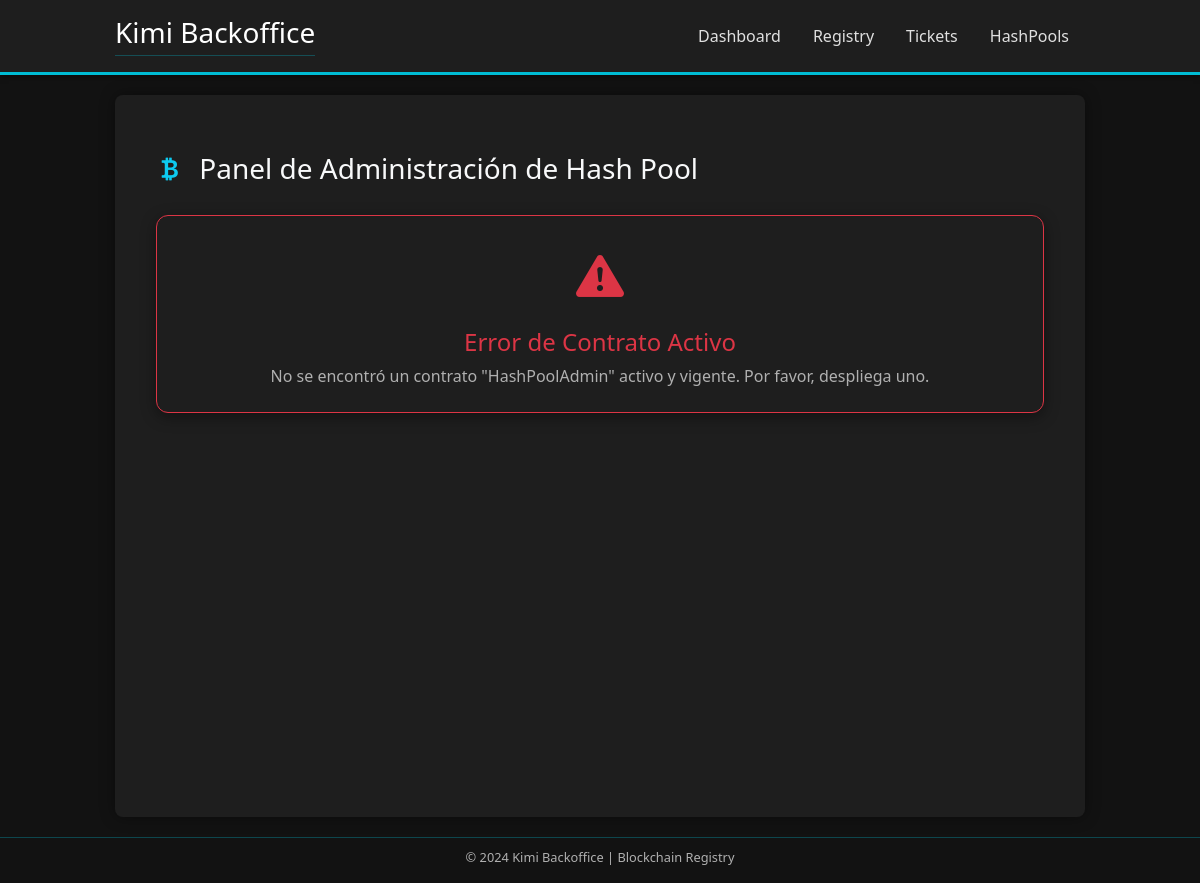
The app's page /hashPool/, older data.
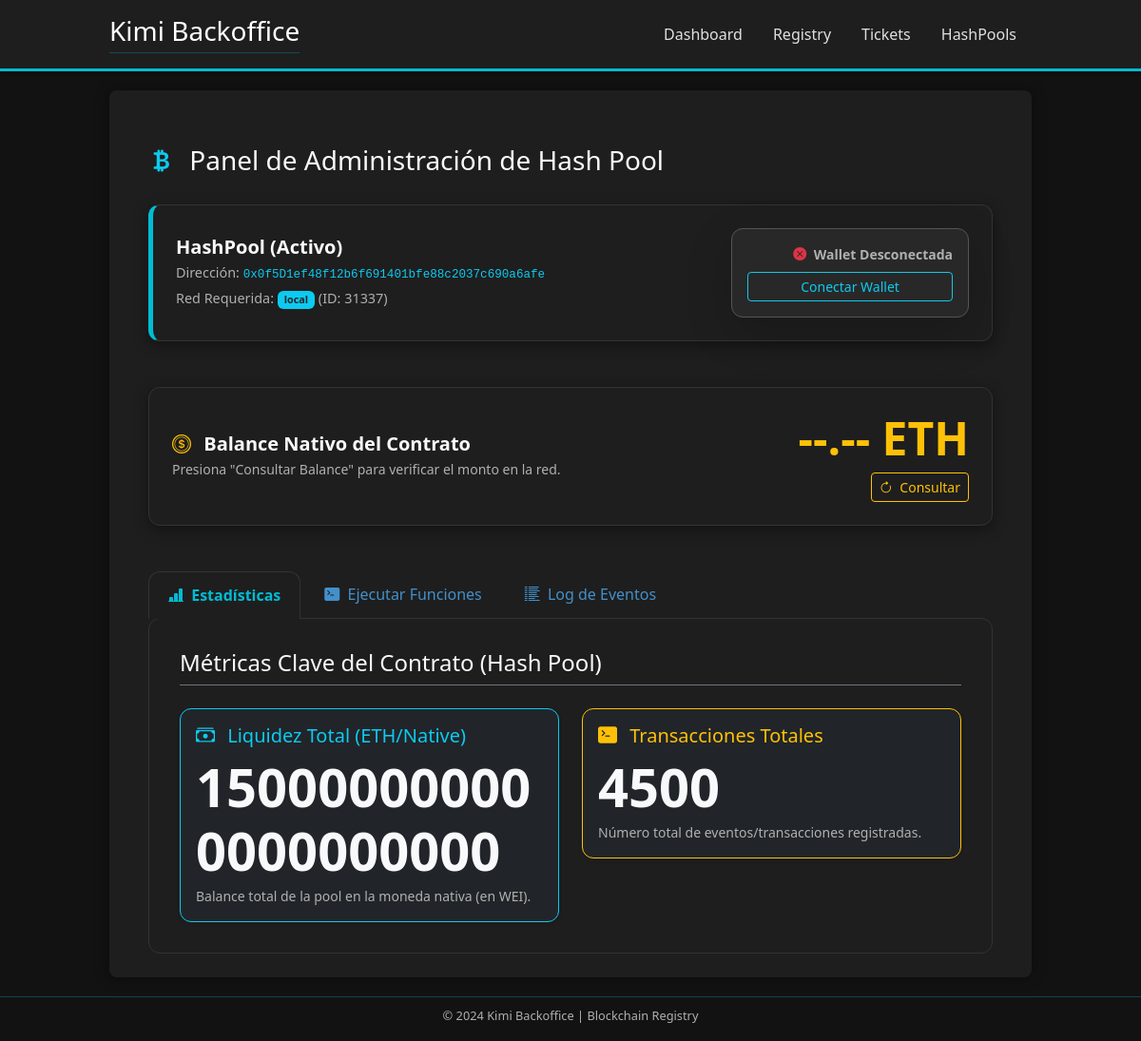
The same page, newer data.
### contractRegistry/models.py (models this page shows, shortened)
class DeployedContract(models.Model):
    contract_version = models.ForeignKey(ContractVersion, on_delete=models.PROTECT, related_name='deployments')
    network = models.ForeignKey(Network, on_delete=models.PROTECT, related_name='deployed_contracts')
    is_current = models.BooleanField(default=False)
    deployerAddress = models.ForeignKey(DeployerAddress, on_delete=models.PROTECT)
    base_contract = models.ForeignKey(BaseContract, on_delete=models.CASCADE, related_name='deployed_instances', editable=False, db_index=False)
    created_at = models.DateTimeField(auto_now_add=True)
    updated_at = models.DateTimeField(auto_now=True)
    params = models.JSONField(blank=True, null=True, help_text="Parámetros del constructor usados en el despliegue.")
    status = models.CharField(
        max_length=15,
        choices=DeploymentStatus.choices,
        default=DeploymentStatus.PENDING_SIGNATURE
    )
    transaction_hash = models.CharField(
        max_length=66,
        null=True,
        blank=True,
        unique=True
    )
    raw_tx_data = models.JSONField(
        null=True,
        blank=True,
        help_text="Datos de la transacción sin firmar, generados por web3.py."
    )
    address = models.CharField(max_length=42, null=True, blank=True)
    gas_used = models.BigIntegerField(null=True, blank=True)
    class Meta:
        constraints = [
            UniqueConstraint(
                fields=['address', 'network'],
                name='unique_address_per_network'
            ),
            UniqueConstraint(
                fields=['network', 'base_contract'],
                condition=Q(is_current=True),
                name='unique_deployment_per_base_contract_per_network'
            )
        ]

class BaseContract(models.Model):
    name = models.CharField(max_length=100, unique=True)
    descripcion = models.TextField(blank=True, help_text="Descripción opcional del contrato base.")
    created_at = models.DateTimeField(auto_now_add=True)

class Network(models.Model):
    name = models.CharField(max_length=100, unique=True)
    rpc_url = models.URLField()
    wss_url = models.URLField(blank=True, null=True)
    chain_id = models.PositiveIntegerField(unique=True)

### hashPool/views.py (the view)
# urls.py: path('', views.hashPoolAdminDashboard, name='index'),
def hashPoolAdminDashboard(request):
    try:
        current_contract = DeployedContract.objects.filter(
            base_contract__name='HashPool',
            is_current = True
        ).latest('updated_at')
    except DeployedContract.DoesNotExist:
        context = {
            'error_message': 'No se encontró un contrato "HashPoolAdmin" activo y vigente. Por favor, despliega uno.'
        }
        return render(request, 'hashpool/hashpool_admin_panel.html', context)
    recent_events = GlobalEventLog.objects.filter(
        deployed_contract=current_contract
    ).order_by('-timestamp')[:10]
    contract_abi = current_contract.contract_version.abi
    total_deposits_burned = 150000000000000000000 # Ejemplo: 150 ETH en WEI
    total_pool_transactions_burned = 4500 # Número de transacciones
    stats = {
        'total_pool_deposits': total_deposits_burned,
        'total_pool_transactions': total_pool_transactions_burned,
    }
    context = {
        'contract': current_contract,
        'recent_events': recent_events,
        'abi': contract_abi,
        'stats': stats,
    }
    return render(request, 'hashpool/hashpool_admin_panel.html', context)

### templates/hashPool/hashpool_admin_panel.html (shortened to what the changed rows need)
{% extends "base.html" %}
{% load static %}
{% block content %}
<div class="centered-container mx-auto dashboard-content">
    <div class="d-flex justify-content-between align-items-center mb-4">
        <h2 class="h3 text-light mb-0" style="border-bottom: none !important;">
            <i class="bi bi-currency-bitcoin me-2 text-info"></i> Panel de Administración de Hash Pool
        </h2>
    </div>
    {% if error_message %}
        <div class="base-card p-4 text-center mt-4 border border-danger">
            <i class="bi bi-exclamation-triangle-fill text-danger" style="font-size: 3rem;"></i>
            <h4 class="text-danger mt-3">Error de Contrato Activo</h4>
            <p class="text-dim mb-0">
                {{ error_message }}
            </p>
        </div>
    {% else %}
        <div class="base-card contract-info-card mb-5 d-flex flex-column flex-md-row justify-content-between align-items-md-center">
            <div class="mb-3 mb-md-0">
                <h5 class="fw-bold text-light mb-1">{{ contract.base_contract.name }} (Activo)</h5>
                <p class="text-dim mb-1" style="font-size: 0.9rem;">
                    Dirección: <code class="text-info">{{ contract.address }}</code>
                </p>
                <p class="text-dim mb-0" style="font-size: 0.9rem;">
                    Red Requerida: <span class="badge bg-info text-dark fw-bold" id="required-network-name">{{ contract.network.name }}</span> (ID: {{ contract.network.chain_id }})
                </p>
            </div>
            <div id="metamask-status-card" class="base-card p-3 shadow-lg border-secondary" style="min-width: 250px;">
                <p class="mb-2 small fw-bold text-dim" id="metamask-status-text">
                    <i class="bi bi-x-circle-fill text-danger me-1"></i> Wallet Desconectada
                </p>
                <button id="connect-metamask-btn" class="btn btn-sm btn-outline-info w-100" onclick="AdminDashboard.connectWallet()">
                    Conectar Wallet
                </button>
            </div>
        </div>
        <div class="row mb-5">
            <div class="col-12">
                <div id="contractBalanceCard" class="base-card p-4 d-flex flex-column flex-md-row justify-content-between align-items-center">
                    <div class="mb-3 mb-md-0">
                        <h5 class="fw-bold text-light mb-1"><i class="bi bi-coin me-2 text-warning"></i> Balance Nativo del Contrato</h5>
                        <p id="balanceStatus" class="text-dim small mb-0">Presiona "Consultar Balance" para verificar el monto en la red.</p>
                    </div>
                    <div class="text-center text-md-end">
                        <p id="contractBalanceDisplay" class="display-5 fw-bolder text-warning mb-2">
                            --.-- ETH
                        </p>
                        <button id="refreshBalanceBtn" class="btn btn-sm btn-outline-warning">
                            <i class="bi bi-arrow-clockwise me-1"></i> Consultar
                        </button>
                    </div>
                </div>
            </div>
        </div>
        <ul class="nav nav-tabs" id="poolTabs" role="tablist">
            <li class="nav-item" role="presentation">
                <button class="nav-link active" id="stats-tab" data-bs-toggle="tab" data-bs-target="#stats" type="button" role="tab" aria-controls="stats" aria-selected="true">
                    <i class="bi bi-bar-chart-line-fill me-1"></i> Estadísticas
                </button>
            </li>
            <li class="nav-item" role="presentation">
                <button class="nav-link" id="execute-tab" data-bs-toggle="tab" data-bs-target="#execute" type="button" role="tab" aria-controls="execute" aria-selected="false">
                    <i class="bi bi-terminal-fill me-1"></i> Ejecutar Funciones
                </button>
            </li>
            <li class="nav-item" role="presentation">
                <button class="nav-link" id="events-tab" data-bs-toggle="tab" data-bs-target="#events" type="button" role="tab" aria-controls="events" aria-selected="false">
                    <i class="bi bi-list-columns-reverse me-1"></i> Log de Eventos
                </button>
            </li>
        </ul>
        <div class="tab-content base-card" id="poolTabsContent">
            <div class="tab-pane fade show active" id="stats" role="tabpanel" aria-labelledby="stats-tab">
                <h4 class="text-light mb-4 border-bottom border-secondary pb-2">Métricas Clave del Contrato (Hash Pool)</h4>
                <div class="row g-4">
                    <div class="col-md-6">
                        <div class="card bg-dark text-light border-info base-card shadow-sm">
                            <div class="card-body">
                                <h5 class="card-title text-info"><i class="bi bi-cash-stack me-2"></i> Liquidez Total (ETH/Native)</h5>
                                <p class="card-text display-4 fw-bold mb-1" id="totalLiquidityDisplay">{{ stats.total_pool_deposits }}</p>
                                <p class="card-text text-dim small">Balance total de la pool en la moneda nativa (en WEI).</p>
                            </div>
                        </div>
                    </div>
                    <div class="col-md-6">
                        <div class="card bg-dark text-light border-warning base-card shadow-sm">
                            <div class="card-body">
                                <h5 class="card-title text-warning"><i class="bi bi-terminal-fill me-2"></i> Transacciones Totales</h5>
                                <p class="card-text display-4 fw-bold mb-1" id="supportedTokensCount">{{ stats.total_pool_transactions }}</p>
                                <p class="card-text text-dim small">Número total de eventos/transacciones registradas.</p>
                            </div>
                        </div>
                    </div>
                </div>
            </div>
        </div>
    {% endif %}
</div>
{% endblock %}

Row changes from the older to the newer data that the page shows:
added DeployedContract: base_contract.name "HashPool", address "0x0f5D1ef48f12b6f691401bfe88c2037c690a6afe", network.name "local", network.chain_id "31337"
Text that changed along with them:
{{ stats.total_pool_deposits }}: (not shown) → "150000000000000000000"
{{ stats.total_pool_transactions }}: (not shown) → "4500"
{{ error_message }}: "No se encontró un contrato \"HashPoolAdmin\" activo y vigente. Por favor, despliega uno." → (not shown)
text no longer shown: "Error de Contrato Activo"
text now shown: "(Activo) Dirección: Red Requerida: (ID: ) Wallet Desconectada Conectar Wallet Balance Nativo del Contrato Presiona \"Consultar Balance\" para verificar el monto en la red. --.-- ETH Consultar Estadísticas Ejecutar Funciones Log de Eventos Métricas Clave del Contrato (Hash Pool) Liquidez Total (ETH/Native) Balance total de la pool en la moneda nativa (en WEI). Transacciones Totales Número total de eventos/transacciones registradas."
